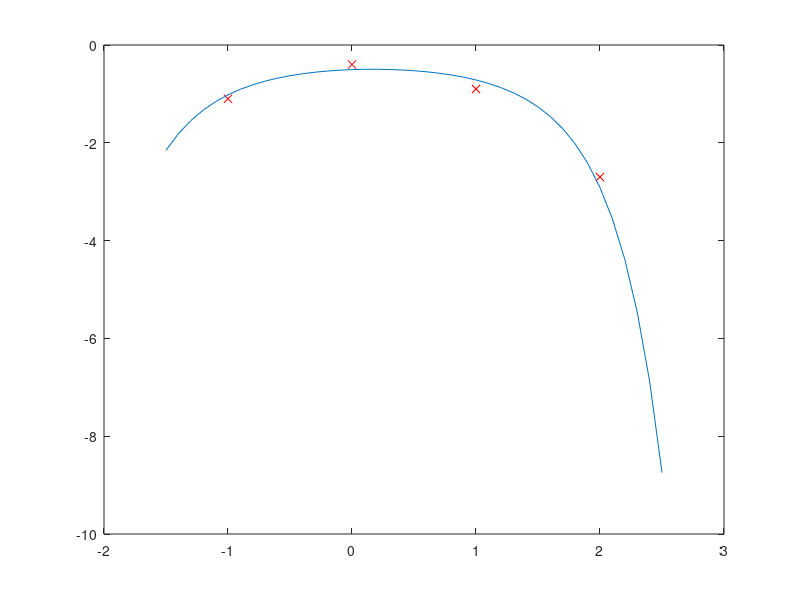

Write MATLAB code to recreate this figure.
x = [-1 0 1 2];
y = [-1.1 -0.4 -0.9 -2.7];

ln_y = log(-y);
p_2 = polyfit(x,ln_y,2);

t = -1.5:0.1:2.5;
y_p_2 = polyval(p_2,t);
y_p_2 = -e.^(y_p_2);

plot(x,y,"xr");
hold on;
plot(t,y_p_2);


